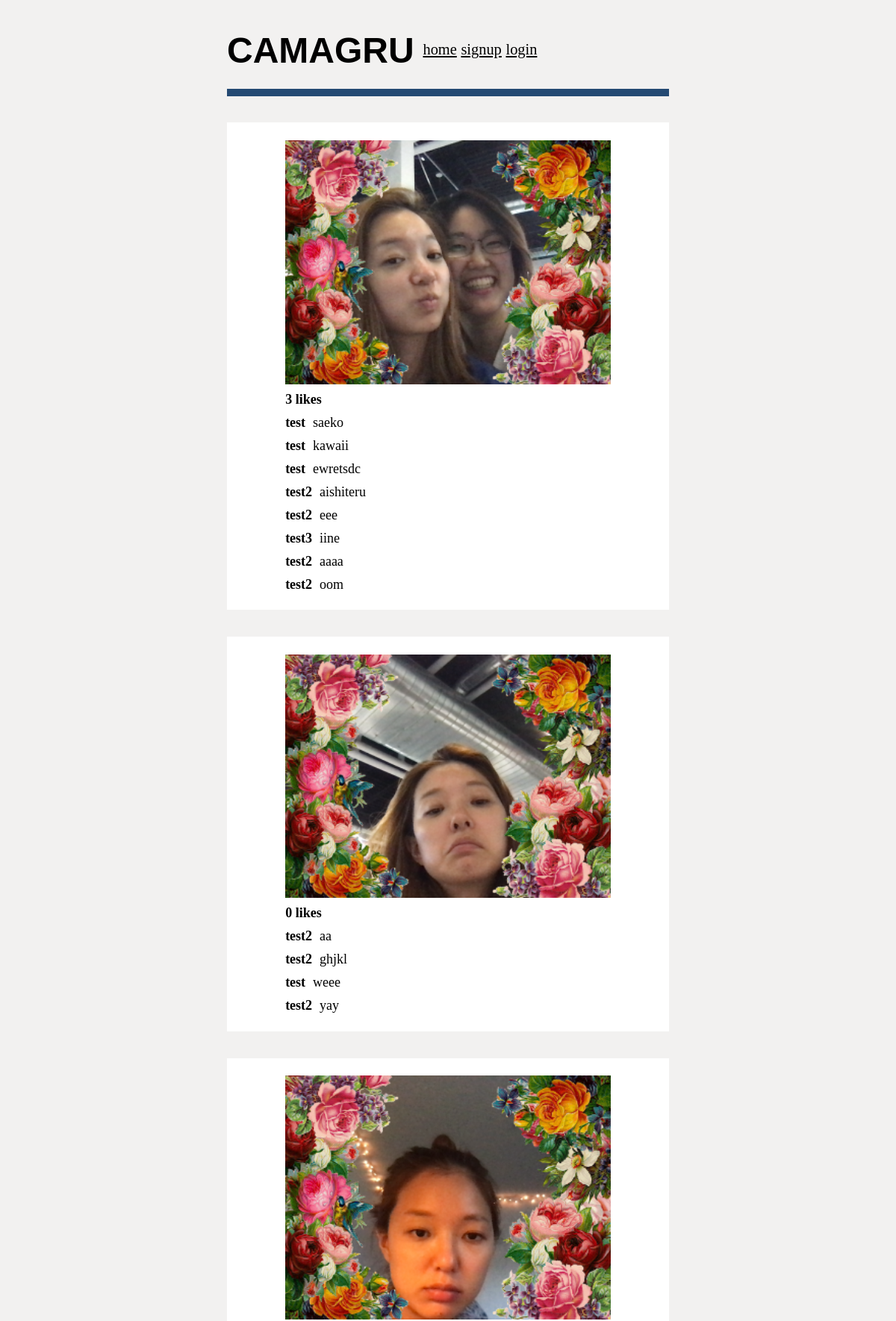
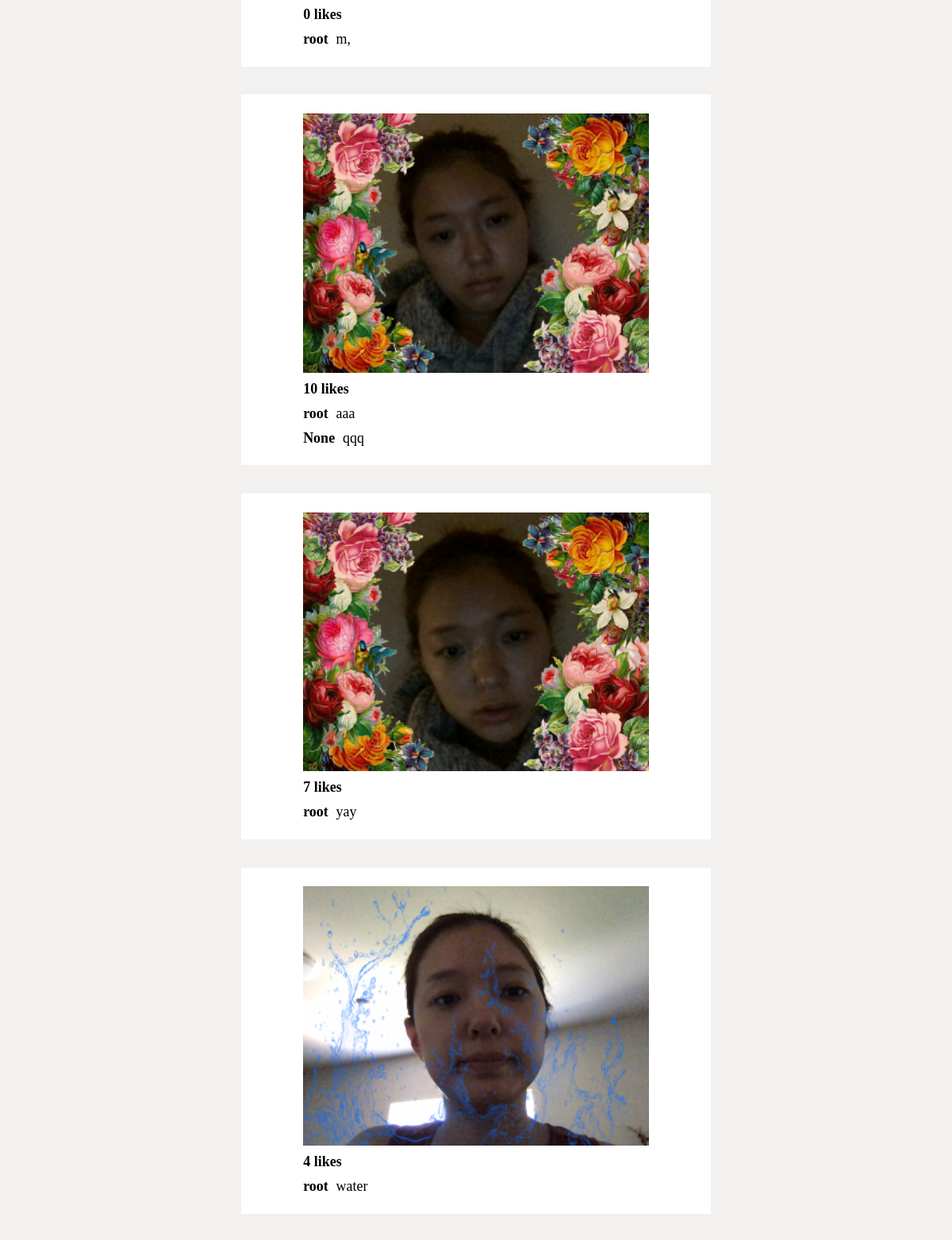
The page / (upper part) on the database its author committed (2 pictures, top to bottom).
### blog/models.py (models this page shows, shortened)
class Image(models.Model):
    image = models.ImageField(upload_to='images/')
    user = models.ForeignKey(User, on_delete=models.CASCADE)
    uploaded_at = models.DateTimeField(auto_now_add=True)
    num_likes = models.IntegerField(default=0)
    caption = models.CharField(max_length=100, null=True)
    likes = models.ManyToManyField(User, related_name='likes', blank=True)

class Comment(models.Model):
    text = models.TextField()
    user = models.ForeignKey(User, on_delete=models.CASCADE, null=True)
    posted_at = models.DateTimeField(auto_now_add=True)
    image = models.ForeignKey(to=Image, related_name='comments', on_delete=models.CASCADE)

### blog/views.py (the view)
# urls.py: path('', views.home, name='home'),
def home(request):
    image_list = Image.objects.all().order_by('-uploaded_at')
    paginator = Paginator(image_list, 10)
    page = request.GET.get('page')
    images = paginator.get_page(page)
    return render(request, 'home.html', {'images': images})

### blog/templates/home.html (shortened to what this page needs)
{% extends 'base.html' %}
{% load static %}
{% block stylesheet %}
<link rel="stylesheet" href="{% static 'css/home.css' %}">
{% endblock %}
{% block content %}
<center>
    {% if user.is_authenticated %}
        {% for img in images %}
        <div class='post'>
            <div><img id="photo" src="{{ img.image.url }}" alt="image"></div>
            <div class='likecorner'>
                <div><a href="{% url 'like' img.pk %}">❤</a></div>
                <div id='likesforlogin'>{{ img.num_likes }} likes</div>
            </div>
            <div class='captioncorner'>
                <div id='user'>{{ img.user.username }}</div>
                <div id='caption'>{{ img.caption }}</div>
            </div>
            {% for comment in img.comments.all %}
                <div class='captioncorner'>
                    <div id='user'>{{ comment.user}}</div>
                    <div id='caption'>{{ comment.text }}</div>
                </div>
            {% endfor %}
            <form action="{% url 'comment' %}" method="POST" class='comment'>
                {% csrf_token %}
                <textarea name="text" id="com" cols="75" rows="1"></textarea>
                <input type="hidden" id="image id" name="imageid" value="{{ img.id }}">
                <button type="submit">Post</button>
            </form>
        </div>
        {% endfor %}
        <div class="pagination">
            <span class="step-links">
                {% if images.has_previous %}
                    <a href="?page=1">&laquo; first</a>
                    <a href="?page={{ images.previous_page_number }}">previous</a>
                {% endif %}
                <span class="current">
                    Page {{ images.number }} of {{ images.paginator.num_pages }}
                </span>
                {% if images.has_next %}
                    <a href="?page={{ images.next_page_number }}">next</a>
                    <a href="?page={{ images.paginator.num_pages }}">last &raquo;</a>
                {% endif %}
            </span>
        </div>
    {% else %}
        {% for img in images %}
        <div class='post'>
                <div><img id="photo" src="{{ img.image.url }}" alt="image"></div>
                <div class='likecorner'>
                    <div id='likes'>{{ img.num_likes }} likes</div>
                </div>
                <div class='captioncorner'>
                    <div id='user'>{{ img.user }}</div>
                    <div id='caption'>{{ img.caption }}</div>
                </div>
                {% for comment in img.comments.all %}
                <div class='captioncorner'>
                    <div id='user'>{{ comment.user}}</div>
                    <div id='caption'>{{ comment.text }}</div>
                </div>
                {% endfor %}
            </div>
            {% endfor %}
    {% endif %}
</center>
{% endblock %}

### blog/static/css/base.css (style rules this page uses)
body { background-color: rgb(242, 241, 240); }

### blog/static/css/home.css (style rules this page uses)
.post { display: flex; flex-direction: column; justify-content: center; background-color: white; padding: 2%; margin: 3%; margin-inline-start: 25%; margin-inline-end: 25%; }
#photo { display: flex; justify-content: center; width: 80%; height: 80%; }
.captioncorner { display: flex; flex-direction: row; justify-content: left; margin-top: 10px; margin-inline-start: 10%; font-size: 1.5vw; }
#user { font-weight: bold; }
#caption { display: flex; margin-inline-start: 2%; }
.likecorner { display: flex; flex-direction: row; justify-content: left; margin-top: 10px; margin-inline-start: 10%; margin-inline-end:5%; font-size: 1.5vw; }
#likes { font-weight: bold; }

### rows shown on the page
Image: image (picture), num_likes "3", user "test", caption "saeko"
Comment: user "test", text "kawaii"
Comment: user "test", text "ewretsdc"
Comment: user "test2", text "aishiteru"
Comment: user "test2", text "eee"
Comment: user "test3", text "iine"
Comment: user "test2", text "aaaa"
Comment: user "test2", text "oom"
Image: image (picture), num_likes "0", user "test2", caption "aa"
Comment: user "test2", text "ghjkl"
Comment: user "test", text "weee"
Comment: user "test2", text "yay"
Image: image (picture), num_likes "0", user "root", caption "m,"
Image: image (picture), num_likes "10", user "root", caption "aaa"
Comment: user "None", text "qqq"
Image: image (picture), num_likes "7", user "root", caption "yay"
Image: image (picture), num_likes "4", user "root", caption "water"
